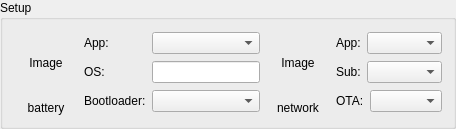
      <widget class="QGroupBox" name="groupBox_3">
       <property name="title">
        <string>Setup</string>
       </property>
       <layout class="QGridLayout" name="gridLayout_14">
        <item row="0" column="1">
         <layout class="QHBoxLayout" name="horizontalLayout_3">
          <item>
           <layout class="QVBoxLayout" name="verticalLayout_12">
            <item>
             <widget class="QLabel" name="network_image">
              <property name="sizePolicy">
               <sizepolicy hsizetype="Fixed" vsizetype="Fixed">
                <horstretch>0</horstretch>
                <verstretch>0</verstretch>
               </sizepolicy>
              </property>
              <property name="minimumSize">
               <size>
                <width>64</width>
                <height>64</height>
               </size>
              </property>
              <property name="maximumSize">
               <size>
                <width>64</width>
                <height>64</height>
               </size>
              </property>
              <property name="frameShape">
               <enum>QFrame::NoFrame</enum>
              </property>
              <property name="text">
               <string>Image</string>
              </property>
              <property name="alignment">
               <set>Qt::AlignCenter</set>
              </property>
             </widget>
            </item>
            <item>
             <widget class="QLabel" name="label_45">
              <property name="frameShape">
               <enum>QFrame::NoFrame</enum>
              </property>
              <property name="text">
               <string>network</string>
              </property>
              <property name="alignment">
               <set>Qt::AlignCenter</set>
              </property>
             </widget>
            </item>
           </layout>
          </item>
          <item>
           <layout class="QVBoxLayout" name="verticalLayout_2">
            <item>
             <layout class="QGridLayout" name="gridLayout_15">
              <item row="0" column="0">
               <widget class="QLabel" name="label_46">
                <property name="text">
                 <string>App:</string>
                </property>
               </widget>
              </item>
              <item row="0" column="1">
               <widget class="QComboBox" name="network_app_combobox">
                <property name="sizePolicy">
                 <sizepolicy hsizetype="Expanding" vsizetype="Fixed">
                  <horstretch>0</horstretch>
                  <verstretch>0</verstretch>
                 </sizepolicy>
                </property>
               </widget>
              </item>
             </layout>
            </item>
            <item>
             <layout class="QGridLayout" name="gridLayout_17">
              <item row="0" column="0">
               <widget class="QLabel" name="label_47">
                <property name="text">
                 <string>Sub:</string>
                </property>
               </widget>
              </item>
              <item row="0" column="1">
               <widget class="QComboBox" name="network_sub_combobox">
                <property name="sizePolicy">
                 <sizepolicy hsizetype="Expanding" vsizetype="Fixed">
                  <horstretch>0</horstretch>
                  <verstretch>0</verstretch>
                 </sizepolicy>
                </property>
               </widget>
              </item>
             </layout>
            </item>
            <item>
             <layout class="QGridLayout" name="gridLayout_18">
              <item row="0" column="0">
               <widget class="QLabel" name="label_48">
                <property name="text">
                 <string>OTA:</string>
                </property>
               </widget>
              </item>
              <item row="0" column="1">
               <widget class="QComboBox" name="network_ota_combobox">
                <property name="sizePolicy">
                 <sizepolicy hsizetype="Expanding" vsizetype="Fixed">
                  <horstretch>0</horstretch>
                  <verstretch>0</verstretch>
                 </sizepolicy>
                </property>
               </widget>
              </item>
             </layout>
            </item>
           </layout>
          </item>
         </layout>
        </item>
        <item row="0" column="0">
         <layout class="QHBoxLayout" name="horizontalLayout_14">
          <item>
           <layout class="QVBoxLayout" name="verticalLayout_13">
            <item>
             <widget class="QLabel" name="battery_image">
              <property name="sizePolicy">
               <sizepolicy hsizetype="Fixed" vsizetype="Fixed">
                <horstretch>0</horstretch>
                <verstretch>0</verstretch>
               </sizepolicy>
              </property>
              <property name="minimumSize">
               <size>
                <width>64</width>
                <height>64</height>
               </size>
              </property>
              <property name="maximumSize">
               <size>
                <width>64</width>
                <height>64</height>
               </size>
              </property>
              <property name="frameShape">
               <enum>QFrame::NoFrame</enum>
              </property>
              <property name="text">
               <string>Image</string>
              </property>
              <property name="alignment">
               <set>Qt::AlignCenter</set>
              </property>
             </widget>
            </item>
            <item>
             <widget class="QLabel" name="label_49">
              <property name="frameShape">
               <enum>QFrame::NoFrame</enum>
              </property>
              <property name="text">
               <string>battery</string>
              </property>
              <property name="alignment">
               <set>Qt::AlignCenter</set>
              </property>
             </widget>
            </item>
           </layout>
          </item>
          <item>
           <layout class="QGridLayout" name="gridLayout_16">
            <item row="0" column="0">
             <widget class="QLabel" name="label_50">
              <property name="text">
               <string>App:</string>
              </property>
             </widget>
            </item>
            <item row="0" column="1">
             <widget class="QComboBox" name="battery_app_combobox"/>
            </item>
            <item row="1" column="0">
             <widget class="QLabel" name="label_51">
              <property name="text">
               <string>OS:</string>
              </property>
             </widget>
            </item>
            <item row="1" column="1">
             <widget class="QLineEdit" name="battery_os_text">
              <property name="readOnly">
               <bool>true</bool>
              </property>
             </widget>
            </item>
            <item row="2" column="0">
             <widget class="QLabel" name="label_52">
              <property name="text">
               <string>Bootloader:</string>
              </property>
             </widget>
            </item>
            <item row="2" column="1">
             <widget class="QComboBox" name="battery_bootloader_combobox"/>
            </item>
           </layout>
          </item>
         </layout>
        </item>
       </layout>
      </widget>
